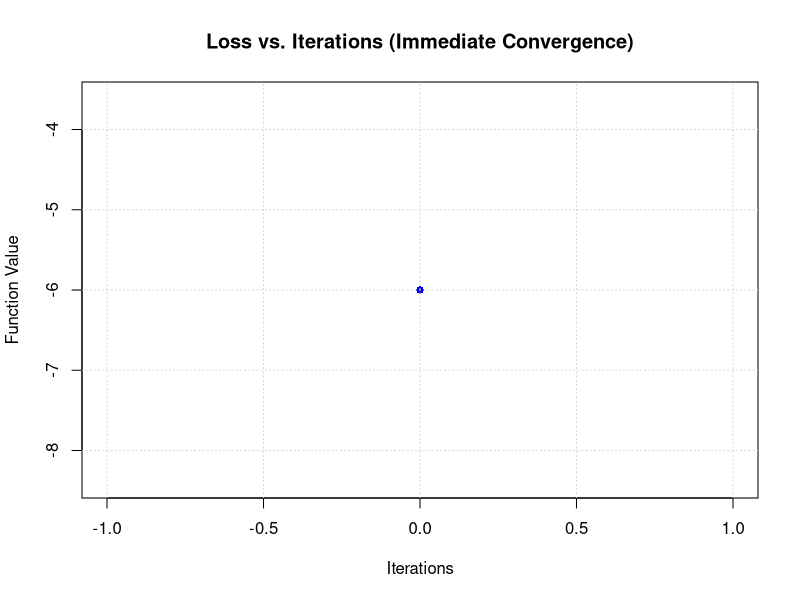
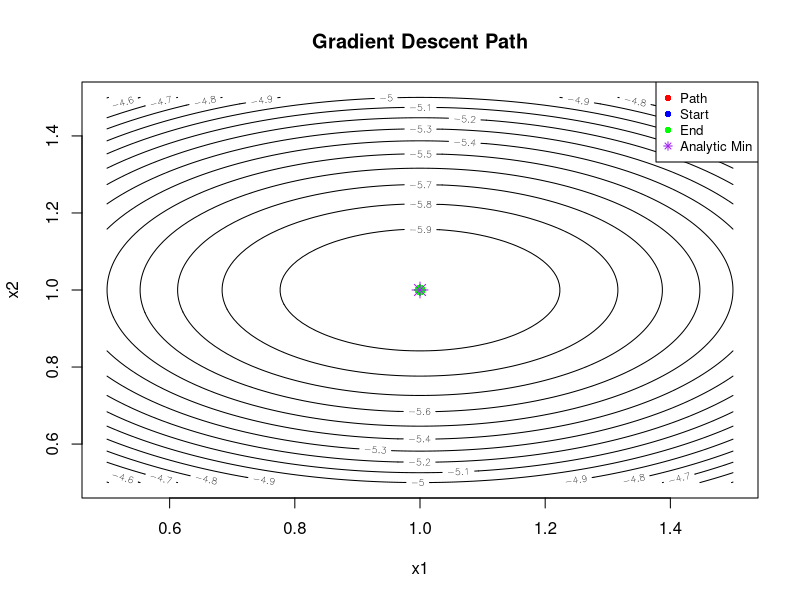
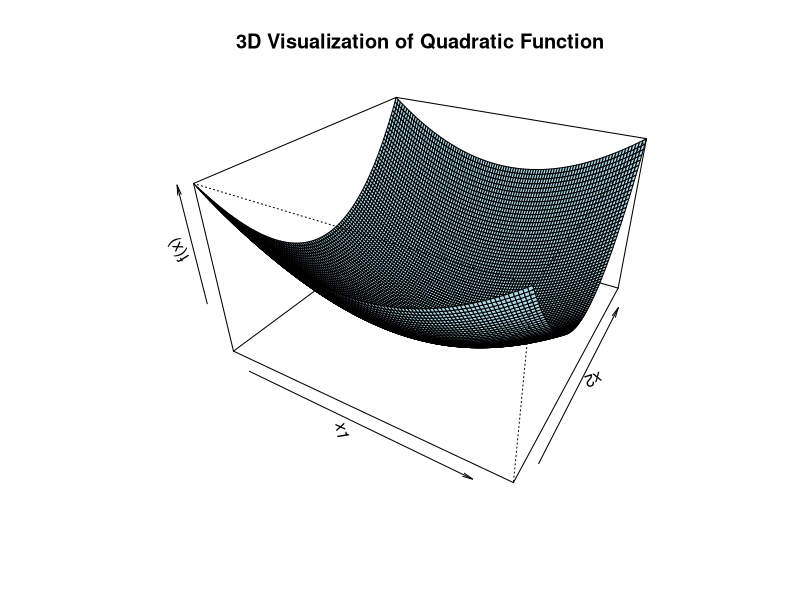

Write R code to recreate these figures, in order.
# Quadratic Convex Function Minimization using Gradient Descent

# Define the matrices A and b
A <- matrix(c(2, 0, 0, 4), nrow = 2, byrow = TRUE)
b <- c(-4, -8)

# Objective function f(x) = x^T A x + b^T x
f <- function(x) {
  return(as.numeric(t(x) %*% A %*% x + sum(b * x)))
}

# Gradient of f(x): ∇f(x) = 2Ax + b
gradient_f <- function(x) {
  return(2 * A %*% x + b)
}

# Gradient descent
gradient_descent <- function(x0, eta, epsilon, max_iter = 1000) {
  # Initialize
  x <- x0
  iter <- 0
  grad_norm <- Inf
  
  # Pre-allocate arrays for history
  x_history <- matrix(0, nrow = max_iter + 1, ncol = length(x0))
  f_history <- numeric(max_iter + 1)
  
  # Store initial values
  x_history[1,] <- x0
  f_history[1] <- f(x0)
  
  # Compute initial gradient
  grad <- gradient_f(x)
  grad_norm <- sqrt(sum(grad^2))
  
  while (grad_norm >= epsilon && iter < max_iter) {
    iter <- iter + 1
    
    # Update x
    x <- x - eta * grad
    
    # Store history
    x_history[iter + 1,] <- x
    f_history[iter + 1] <- f(x)
    
    # Update gradient and its norm
    grad <- gradient_f(x)
    grad_norm <- sqrt(sum(grad^2))
    
    # Print periodic updates
    if(iter %% 100 == 0) {
      cat("Iteration:", iter, "Function value:", f_history[iter + 1], "Gradient Norm:", grad_norm, "\n")
    }
  }
  
  # Trim arrays to actual size used
  if(iter < max_iter) {
    x_history <- x_history[1:(iter + 1),, drop = FALSE]  # Keep as matrix with drop = FALSE
    f_history <- f_history[1:(iter + 1)]
  }
  
  return(list(
    x = x,
    f_min = f(x),
    iterations = iter,
    x_history = x_history,
    f_history = f_history,
    converged = (grad_norm < epsilon),
    grad_norm = grad_norm
  ))
}

# Initial point
x0 <- c(1, 1)

# Step size
eta <- 0.1

# Threshold
epsilon <- 1e-6

# Run gradient descent
result <- gradient_descent(x0, eta, epsilon)

# Print results
cat("Minimum found at x =", result$x[1], ",", result$x[2], "\n")
cat("Minimum function value:", result$f_min, "\n")
cat("Number of iterations:", result$iterations, "\n")
cat("Converged:", result$converged, "\n")
cat("Final gradient norm:", result$grad_norm, "\n")

# Plot the loss vs. iterations
# Check if we have more than just the initial point to plot
if(result$iterations > 0) {
  plot(0:result$iterations, result$f_history, type = "l", 
       xlab = "Iterations", ylab = "Function Value", 
       main = "Loss vs. Iterations",
       col = "blue", lwd = 2)
  grid()
} else {
  # If we only have the initial point, plot a single point
  plot(0, result$f_history[1], 
       xlab = "Iterations", ylab = "Function Value", 
       main = "Loss vs. Iterations (Immediate Convergence)",
       col = "blue", pch = 16)
  grid()
  cat("Warning: Gradient descent converged immediately!\n")
  cat("Initial gradient norm may be below epsilon threshold.\n")
}

# Compute analytic minimum for verification
x_min_analytic <- -0.5 * solve(A) %*% b
f_min_analytic <- f(x_min_analytic)
cat("\nAnalytic minimum at x =", x_min_analytic[1], ",", x_min_analytic[2], "\n")
cat("Analytic minimum function value:", f_min_analytic, "\n")

# Create a grid for contour plot 
padding <- 0.5
x1_range <- seq(min(min(result$x_history[,1]), x_min_analytic[1]) - padding, 
               max(max(result$x_history[,1]), x_min_analytic[1]) + padding, 
               length.out = 100)
x2_range <- seq(min(min(result$x_history[,2]), x_min_analytic[2]) - padding, 
               max(max(result$x_history[,2]), x_min_analytic[2]) + padding, 
               length.out = 100)

# Calculate function values on the grid
z_matrix <- matrix(0, nrow = length(x1_range), ncol = length(x2_range))
for (i in 1:length(x1_range)) {
  for (j in 1:length(x2_range)) {
    z_matrix[i, j] <- f(c(x1_range[i], x2_range[j]))
  }
}

# 2D contour plot with descent path
contour(x1_range, x2_range, z_matrix, nlevels = 20, 
        xlab = "x1", ylab = "x2", main = "Gradient Descent Path")
lines(result$x_history[,1], result$x_history[,2], col = "red", type = "o", pch = 16, cex = 0.8)
points(result$x_history[1,1], result$x_history[1,2], col = "blue", pch = 16, cex = 1.5)  # Start
points(result$x_history[nrow(result$x_history),1], 
       result$x_history[nrow(result$x_history),2], col = "green", pch = 16, cex = 1.5)  # End
points(x_min_analytic[1], x_min_analytic[2], col = "purple", pch = 8, cex = 1.5)  # Analytic solution

# Add a legend
legend("topright", legend = c("Path", "Start", "End", "Analytic Min"), 
       col = c("red", "blue", "green", "purple"), 
       pch = c(16, 16, 16, 8), cex = 0.8)

# 3D visualization
persp(x1_range, x2_range, z_matrix, theta = 30, phi = 30, 
      expand = 0.6, col = "lightblue", 
      xlab = "x1", ylab = "x2", zlab = "f(x)", 
      main = "3D Visualization of Quadratic Function")
